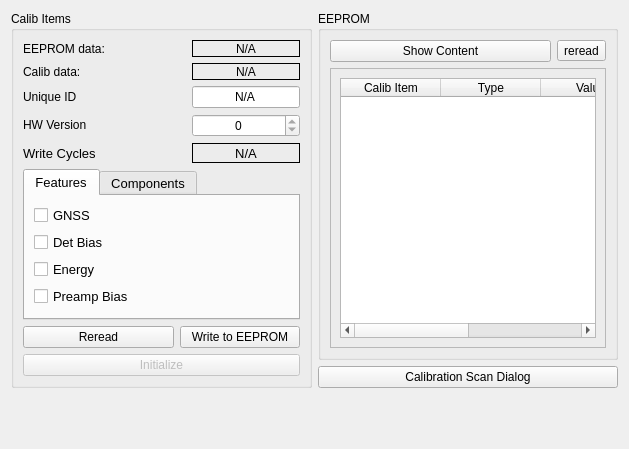
<?xml version="1.0" encoding="UTF-8"?>
<ui version="4.0">
 <class>CalibForm</class>
 <widget class="QWidget" name="CalibForm">
  <property name="geometry">
   <rect>
    <x>0</x>
    <y>0</y>
    <width>629</width>
    <height>449</height>
   </rect>
  </property>
  <property name="windowTitle">
   <string>Form</string>
  </property>
  <layout class="QGridLayout" name="gridLayout_3">
   <item row="0" column="0" rowspan="3">
    <widget class="QGroupBox" name="calibItemsGroupBox">
     <property name="title">
      <string>Calib Items</string>
     </property>
     <layout class="QGridLayout" name="gridLayout_4">
      <item row="0" column="0">
       <layout class="QGridLayout" name="gridLayout">
        <item row="0" column="0">
         <widget class="QLabel" name="eepromValidLabel_3">
          <property name="text">
           <string>EEPROM data:</string>
          </property>
         </widget>
        </item>
        <item row="0" column="1">
         <spacer name="horizontalSpacer_3">
          <property name="orientation">
           <enum>Qt::Horizontal</enum>
          </property>
          <property name="sizeHint" stdset="0">
           <size>
            <width>40</width>
            <height>17</height>
           </size>
          </property>
         </spacer>
        </item>
        <item row="0" column="2">
         <widget class="QLabel" name="eepromValidLabel">
          <property name="frameShape">
           <enum>QFrame::Box</enum>
          </property>
          <property name="text">
           <string>N/A</string>
          </property>
          <property name="alignment">
           <set>Qt::AlignCenter</set>
          </property>
         </widget>
        </item>
        <item row="1" column="0">
         <widget class="QLabel" name="calibValidLabel_2">
          <property name="text">
           <string>Calib data:</string>
          </property>
         </widget>
        </item>
        <item row="1" column="1">
         <spacer name="horizontalSpacer_4">
          <property name="orientation">
           <enum>Qt::Horizontal</enum>
          </property>
          <property name="sizeHint" stdset="0">
           <size>
            <width>40</width>
            <height>17</height>
           </size>
          </property>
         </spacer>
        </item>
        <item row="1" column="2">
         <widget class="QLabel" name="calibValidLabel">
          <property name="frameShape">
           <enum>QFrame::Box</enum>
          </property>
          <property name="text">
           <string>N/A</string>
          </property>
          <property name="alignment">
           <set>Qt::AlignCenter</set>
          </property>
         </widget>
        </item>
        <item row="2" column="0">
         <widget class="QLabel" name="label">
          <property name="text">
           <string>Unique ID</string>
          </property>
         </widget>
        </item>
        <item row="2" column="1">
         <spacer name="horizontalSpacer_2">
          <property name="orientation">
           <enum>Qt::Horizontal</enum>
          </property>
          <property name="sizeHint" stdset="0">
           <size>
            <width>40</width>
            <height>20</height>
           </size>
          </property>
         </spacer>
        </item>
        <item row="2" column="2">
         <widget class="QLineEdit" name="idLineEdit">
          <property name="text">
           <string>N/A</string>
          </property>
          <property name="alignment">
           <set>Qt::AlignCenter</set>
          </property>
          <property name="readOnly">
           <bool>true</bool>
          </property>
         </widget>
        </item>
        <item row="3" column="0">
         <widget class="QLabel" name="label_25">
          <property name="sizePolicy">
           <sizepolicy hsizetype="Preferred" vsizetype="Fixed">
            <horstretch>0</horstretch>
            <verstretch>0</verstretch>
           </sizepolicy>
          </property>
          <property name="minimumSize">
           <size>
            <width>80</width>
            <height>0</height>
           </size>
          </property>
          <property name="font">
           <font>
            <pointsize>9</pointsize>
           </font>
          </property>
          <property name="text">
           <string>HW Version</string>
          </property>
         </widget>
        </item>
        <item row="3" column="1">
         <spacer name="horizontalSpacer">
          <property name="orientation">
           <enum>Qt::Horizontal</enum>
          </property>
          <property name="sizeHint" stdset="0">
           <size>
            <width>40</width>
            <height>20</height>
           </size>
          </property>
         </spacer>
        </item>
        <item row="3" column="2">
         <widget class="QSpinBox" name="eepromHwVersionSpinBox">
          <property name="sizePolicy">
           <sizepolicy hsizetype="Expanding" vsizetype="Fixed">
            <horstretch>0</horstretch>
            <verstretch>0</verstretch>
           </sizepolicy>
          </property>
          <property name="font">
           <font>
            <pointsize>9</pointsize>
           </font>
          </property>
          <property name="alignment">
           <set>Qt::AlignCenter</set>
          </property>
          <property name="readOnly">
           <bool>true</bool>
          </property>
          <property name="maximum">
           <number>9</number>
          </property>
         </widget>
        </item>
        <item row="4" column="0">
         <widget class="QLabel" name="label_26">
          <property name="minimumSize">
           <size>
            <width>70</width>
            <height>0</height>
           </size>
          </property>
          <property name="font">
           <font>
            <pointsize>10</pointsize>
           </font>
          </property>
          <property name="text">
           <string>Write Cycles</string>
          </property>
         </widget>
        </item>
        <item row="4" column="1">
         <spacer name="horizontalSpacer_8">
          <property name="orientation">
           <enum>Qt::Horizontal</enum>
          </property>
          <property name="sizeHint" stdset="0">
           <size>
            <width>40</width>
            <height>20</height>
           </size>
          </property>
         </spacer>
        </item>
        <item row="4" column="2">
         <widget class="QLabel" name="eepromWriteCyclesLabel">
          <property name="font">
           <font>
            <pointsize>10</pointsize>
           </font>
          </property>
          <property name="frameShape">
           <enum>QFrame::Panel</enum>
          </property>
          <property name="text">
           <string>N/A</string>
          </property>
          <property name="alignment">
           <set>Qt::AlignCenter</set>
          </property>
         </widget>
        </item>
       </layout>
      </item>
      <item row="2" column="0">
       <layout class="QHBoxLayout" name="horizontalLayout_2">
        <item>
         <widget class="QPushButton" name="readCalibPushButton">
          <property name="text">
           <string>Reread</string>
          </property>
         </widget>
        </item>
        <item>
         <widget class="QPushButton" name="writeEepromPushButton">
          <property name="maximumSize">
           <size>
            <width>120</width>
            <height>16777215</height>
           </size>
          </property>
          <property name="text">
           <string>Write to EEPROM</string>
          </property>
         </widget>
        </item>
       </layout>
      </item>
      <item row="3" column="0">
       <widget class="QPushButton" name="eepromInitializeButton">
        <property name="enabled">
         <bool>false</bool>
        </property>
        <property name="font">
         <font>
          <pointsize>9</pointsize>
         </font>
        </property>
        <property name="text">
         <string>Initialize</string>
        </property>
       </widget>
      </item>
      <item row="1" column="0">
       <widget class="QTabWidget" name="calibrationTabWidget">
        <property name="sizePolicy">
         <sizepolicy hsizetype="Expanding" vsizetype="Preferred">
          <horstretch>0</horstretch>
          <verstretch>0</verstretch>
         </sizepolicy>
        </property>
        <property name="font">
         <font>
          <pointsize>10</pointsize>
         </font>
        </property>
        <property name="currentIndex">
         <number>0</number>
        </property>
        <property name="tabBarAutoHide">
         <bool>false</bool>
        </property>
        <widget class="QWidget" name="calibFeatureTab">
         <attribute name="title">
          <string>Features</string>
         </attribute>
         <layout class="QGridLayout" name="gridLayout_12">
          <item row="0" column="0">
           <widget class="QCheckBox" name="featureGnssCheckBox">
            <property name="font">
             <font>
              <pointsize>10</pointsize>
             </font>
            </property>
            <property name="text">
             <string>GNSS</string>
            </property>
           </widget>
          </item>
          <item row="1" column="0">
           <widget class="QCheckBox" name="featureDetBiasCheckBox">
            <property name="font">
             <font>
              <pointsize>10</pointsize>
             </font>
            </property>
            <property name="text">
             <string>Det Bias</string>
            </property>
           </widget>
          </item>
          <item row="2" column="0">
           <widget class="QCheckBox" name="featureEnergyCheckBox">
            <property name="font">
             <font>
              <pointsize>10</pointsize>
             </font>
            </property>
            <property name="text">
             <string>Energy</string>
            </property>
           </widget>
          </item>
          <item row="3" column="0">
           <widget class="QCheckBox" name="featurePreampBiasCheckBox">
            <property name="font">
             <font>
              <pointsize>10</pointsize>
             </font>
            </property>
            <property name="text">
             <string>Preamp Bias</string>
            </property>
           </widget>
          </item>
         </layout>
        </widget>
        <widget class="QWidget" name="calibComponentTab">
         <attribute name="title">
          <string>Components</string>
         </attribute>
         <widget class="QWidget" name="layoutWidget">
          <property name="geometry">
           <rect>
            <x>9</x>
            <y>9</y>
            <width>216</width>
            <height>60</height>
           </rect>
          </property>
          <layout class="QGridLayout" name="gridLayout_7">
           <item row="0" column="0">
            <widget class="QLabel" name="label_27">
             <property name="sizePolicy">
              <sizepolicy hsizetype="Fixed" vsizetype="Fixed">
               <horstretch>0</horstretch>
               <verstretch>0</verstretch>
              </sizepolicy>
             </property>
             <property name="font">
              <font>
               <pointsize>10</pointsize>
              </font>
             </property>
             <property name="text">
              <string>RSense</string>
             </property>
            </widget>
           </item>
           <item row="0" column="1">
            <spacer name="horizontalSpacer_6">
             <property name="orientation">
              <enum>Qt::Horizontal</enum>
             </property>
             <property name="sizeHint" stdset="0">
              <size>
               <width>40</width>
               <height>20</height>
              </size>
             </property>
            </spacer>
           </item>
           <item row="0" column="2">
            <widget class="QDoubleSpinBox" name="rsenseDoubleSpinBox">
             <property name="sizePolicy">
              <sizepolicy hsizetype="Preferred" vsizetype="Fixed">
               <horstretch>0</horstretch>
               <verstretch>0</verstretch>
              </sizepolicy>
             </property>
             <property name="font">
              <font>
               <pointsize>10</pointsize>
              </font>
             </property>
             <property name="alignment">
              <set>Qt::AlignCenter</set>
             </property>
             <property name="decimals">
              <number>1</number>
             </property>
             <property name="minimum">
              <double>0.100000000000000</double>
             </property>
             <property name="maximum">
              <double>99.000000000000000</double>
             </property>
            </widget>
           </item>
           <item row="0" column="3">
            <widget class="QLabel" name="label_29">
             <property name="font">
              <font>
               <pointsize>9</pointsize>
              </font>
             </property>
             <property name="text">
              <string>kOhm</string>
             </property>
            </widget>
           </item>
           <item row="1" column="0">
            <widget class="QLabel" name="label_28">
             <property name="sizePolicy">
              <sizepolicy hsizetype="Fixed" vsizetype="Fixed">
               <horstretch>0</horstretch>
               <verstretch>0</verstretch>
              </sizepolicy>
             </property>
             <property name="font">
              <font>
               <pointsize>10</pointsize>
              </font>
             </property>
             <property name="text">
              <string>VDiv</string>
             </property>
            </widget>
           </item>
           <item row="1" column="1">
            <spacer name="horizontalSpacer_7">
             <property name="orientation">
              <enum>Qt::Horizontal</enum>
             </property>
             <property name="sizeHint" stdset="0">
              <size>
               <width>40</width>
               <height>20</height>
              </size>
             </property>
            </spacer>
           </item>
           <item row="1" column="2">
            <widget class="QDoubleSpinBox" name="vdivDoubleSpinBox">
             <property name="sizePolicy">
              <sizepolicy hsizetype="Preferred" vsizetype="Fixed">
               <horstretch>0</horstretch>
               <verstretch>0</verstretch>
              </sizepolicy>
             </property>
             <property name="font">
              <font>
               <pointsize>10</pointsize>
              </font>
             </property>
             <property name="alignment">
              <set>Qt::AlignCenter</set>
             </property>
            </widget>
           </item>
           <item row="1" column="3">
            <spacer name="horizontalSpacer_5">
             <property name="orientation">
              <enum>Qt::Horizontal</enum>
             </property>
             <property name="sizeHint" stdset="0">
              <size>
               <width>40</width>
               <height>20</height>
              </size>
             </property>
            </spacer>
           </item>
          </layout>
         </widget>
        </widget>
       </widget>
      </item>
     </layout>
    </widget>
   </item>
   <item row="0" column="1">
    <widget class="QGroupBox" name="eepromGroupBox">
     <property name="sizePolicy">
      <sizepolicy hsizetype="MinimumExpanding" vsizetype="Preferred">
       <horstretch>0</horstretch>
       <verstretch>0</verstretch>
      </sizepolicy>
     </property>
     <property name="minimumSize">
      <size>
       <width>0</width>
       <height>0</height>
      </size>
     </property>
     <property name="title">
      <string>EEPROM</string>
     </property>
     <layout class="QGridLayout" name="gridLayout_2">
      <item row="0" column="0">
       <layout class="QHBoxLayout" name="horizontalLayout_13">
        <item>
         <widget class="QPushButton" name="eepromDisplayRawButton">
          <property name="font">
           <font>
            <pointsize>9</pointsize>
           </font>
          </property>
          <property name="text">
           <string>Show Content</string>
          </property>
         </widget>
        </item>
        <item>
         <widget class="QToolButton" name="eepromRefreshToolButton">
          <property name="text">
           <string>reread</string>
          </property>
         </widget>
        </item>
       </layout>
      </item>
      <item row="1" column="0">
       <widget class="QFrame" name="eepromValuesFrame">
        <property name="sizePolicy">
         <sizepolicy hsizetype="Preferred" vsizetype="Expanding">
          <horstretch>0</horstretch>
          <verstretch>0</verstretch>
         </sizepolicy>
        </property>
        <property name="frameShape">
         <enum>QFrame::StyledPanel</enum>
        </property>
        <property name="frameShadow">
         <enum>QFrame::Raised</enum>
        </property>
        <layout class="QGridLayout" name="gridLayout_6">
         <item row="0" column="0">
          <widget class="QTableWidget" name="calibItemTableWidget">
           <property name="autoFillBackground">
            <bool>true</bool>
           </property>
           <property name="alternatingRowColors">
            <bool>true</bool>
           </property>
           <attribute name="horizontalHeaderDefaultSectionSize">
            <number>100</number>
           </attribute>
           <attribute name="horizontalHeaderStretchLastSection">
            <bool>false</bool>
           </attribute>
           <column>
            <property name="text">
             <string>Calib Item</string>
            </property>
           </column>
           <column>
            <property name="text">
             <string>Type</string>
            </property>
           </column>
           <column>
            <property name="text">
             <string>Value</string>
            </property>
           </column>
           <column>
            <property name="text">
             <string>EEP Addr</string>
            </property>
           </column>
          </widget>
         </item>
        </layout>
       </widget>
      </item>
     </layout>
    </widget>
   </item>
   <item row="2" column="1" rowspan="2">
    <spacer name="verticalSpacer_2">
     <property name="orientation">
      <enum>Qt::Vertical</enum>
     </property>
     <property name="sizeHint" stdset="0">
      <size>
       <width>20</width>
       <height>25</height>
      </size>
     </property>
    </spacer>
   </item>
   <item row="3" column="0">
    <spacer name="verticalSpacer">
     <property name="orientation">
      <enum>Qt::Vertical</enum>
     </property>
     <property name="sizeHint" stdset="0">
      <size>
       <width>20</width>
       <height>19</height>
      </size>
     </property>
    </spacer>
   </item>
   <item row="1" column="1">
    <widget class="QPushButton" name="calibrationScanPushButton">
     <property name="text">
      <string>Calibration Scan Dialog</string>
     </property>
    </widget>
   </item>
  </layout>
 </widget>
 <resources/>
 <connections/>
</ui>
